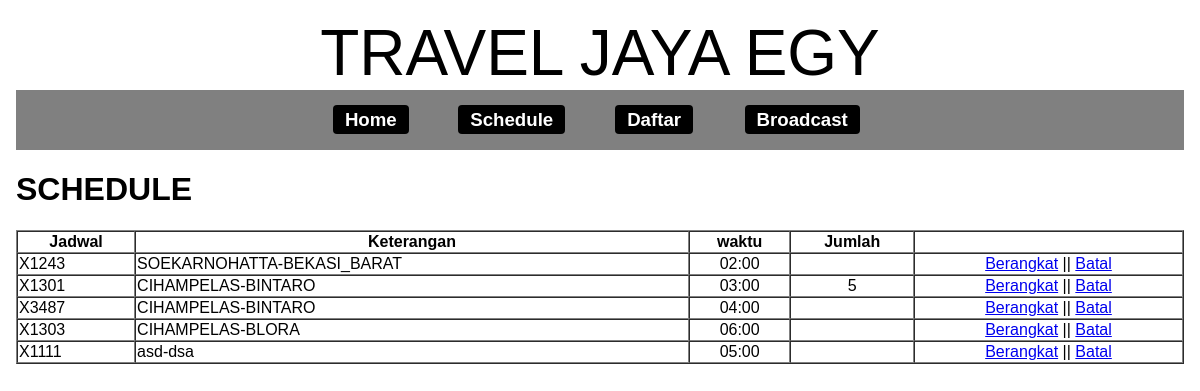
Screenshot of /Schedule.php with the database file from the repository.
### tables this page shows
CREATE TABLE IF NOT EXISTS `jadwal` (
  `kode_jadwal` varchar(6) NOT NULL,
  `asal` varchar(100) NOT NULL,
  `tujuan` varchar(100) NOT NULL,
  `jam_keberangkatan` varchar(8) NOT NULL DEFAULT '00:00:00',
  `harga` int(11) NOT NULL DEFAULT '0',
  `aktif` tinyint(4) NOT NULL DEFAULT '1',
  PRIMARY KEY (`kode_jadwal`)
);

### Schedule.php (the view)
<?php include_once "header.php";?>
<?php include_once "sidebar.php";?>
<h1>SCHEDULE</h1>
<?php
$query =	mysql_query("select *, (select sum(jumlah) from reservasi where reservasi.kode_jadwal = jadwal.kode_jadwal and reservasi.berangkat = 0) total from jadwal order by tujuan asc");
$check	=	mysql_num_rows($query);
if($check >= 0){
	echo "<table width='100%' border='1' cellspacing='0'>
	<tr><th>Jadwal</th><th>Keterangan</th><th>waktu</th><th>Jumlah</th><th>&nbsp;</th></tr>";
	while($data = mysql_fetch_array($query)){
		echo "<tr><td>". $data['kode_jadwal']."</td>
						<td>".$data['asal']."-".$data['tujuan']."</td>
						<td align='center'>".$data['jam_keberangkatan']."</td>
						<td align='center'>".$data['total']."</td>
						<td align='center'><a href='proses_keberangkatan.php/?kode_jadwal=".$data['kode_jadwal']."'>Berangkat</a> || <a href='proses_keberangkatan.php/?kode_cancel=".$data['kode_jadwal']."'>Batal</td>
						</tr>";
		}
	echo "</table>";
	}
	?>
<?php include_once "footer.php";?>

### header.php (shortened to what this page needs)
<html>
<head>
<link rel="stylesheet" type="text/css" href="jqplot/jquery.jqplot.min.css" />
<link rel="stylesheet" type="text/css" href="style.css" />
</head>

### sidebar.php
<body>
<center>
<div class="header">
TRAVEL JAYA EGY
</div>
<div class="div-sidebar">
<table class ="sidebar">
	<tr><th><a href="home.php">Home</a></th>
	<th><a href="Schedule.php">Schedule</a></th>
	<th><a href="daftar.php">Daftar</a></th>
	<th><a href="broadcast.php">Broadcast</a></th></tr>
</table>
</div>
</center>

### footer.php
</body>
</html>

### style.css (style rules this page uses)
body { background-color:none; font-family:arial; padding:8px; }
.header { font-size:48pt; border-bottom:2px; border-bottom-color:black; }
.div-sidebar { background-color:grey; padding:4px; }
.sidebar { width:50%; margin-top:8px; margin-bottom:8px; }
.sidebar tr th { padding:5px; }
.sidebar tr th a { text-decoration:none; padding:4px 12px 4px 12px; background-color:black; color:white; border-radius:4px; font-size:14pt; }

### rows the page displays
jadwal: kode_jadwal "X1243", asal "SOEKARNOHATTA", tujuan "BEKASI_BARAT", jam_keberangkatan "02:00"
jadwal: kode_jadwal "X1301", asal "CIHAMPELAS", tujuan "BINTARO", jam_keberangkatan "03:00", total "5"
jadwal: kode_jadwal "X3487", asal "CIHAMPELAS", tujuan "BINTARO", jam_keberangkatan "04:00"
jadwal: kode_jadwal "X1303", asal "CIHAMPELAS", tujuan "BLORA", jam_keberangkatan "06:00"
jadwal: kode_jadwal "X1111", asal "asd", tujuan "dsa", jam_keberangkatan "05:00"
